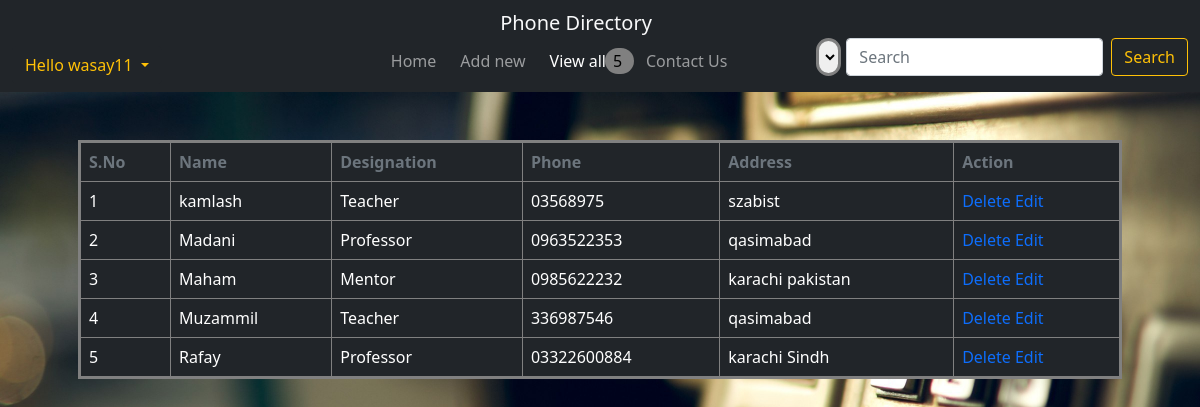
The page /view_user2.php (signed in) on the database its author committed.
### tables this page shows
CREATE TABLE `contactdetails` (
  `contact_id` int(11) NOT NULL COMMENT 'Primary Key',
  `contact_name` varchar(255) NOT NULL,
  `designation` varchar(255) NOT NULL,
  `phone` varchar(50) NOT NULL,
  `address` varchar(255) NOT NULL,
  `user_id` int(11) DEFAULT NULL
);

### view_user2.php (the view, shortened to what this page needs)
<html lang="en">
<head>
    <link href="https://cdn.jsdelivr.net/npm/bootstrap@5.0.2/dist/css/bootstrap.min.css" rel="stylesheet">
</head>
<?php
require_once 'db.php';
if (isset($_SESSION['loggedin']) && $_SESSION['loggedin'] == true) {
$id = $_SESSION['user_id'];
$query = "SELECT contact_id FROM contactdetails where user_id = $id";
    $result = mysqli_query($dbcon,$query);
    $row = @mysqli_num_rows($result);
}
else {
 echo ("<script LANGUAGE='JavaScript'>
    window.alert('you need to login first!');
    window.location.href='index.php';
    </script>");
  }
?>
<body style="background-image:url('image.jpg') ; background-position: center; background-size: cover;">
    <div class="container-fluid d-flex justify-content-center bg-dark">
        <a href="dashboard.php" class="navbar-brand text-light me-5 p-0 mt-2">Phone Directory</a>
    </div>
    <nav class="navbar navbar-expand-lg navbar-dark bg-dark p-0">
        <div class="container-fluid">
        <div class="dropdown">
          <button class="btn btn-dark text-warning dropdown-toggle" type="button" id="dropdownMenuButton1" data-bs-toggle="dropdown" aria-expanded="false">
            Hello <?php echo $_SESSION['username'];?>
          </button>
       </div>
          <div class="collapse navbar-collapse" id="navbarSupportedContent" style="margin-left: 140px;">
            <ul class="navbar-nav ms-auto me-auto mb-2 mb-lg-0">
              <li class="nav-item">
                <a class="nav-link " aria-current="page" href="dashboard.php">Home</a>
              </li>
              <li class="nav-item ms-2">
                <a class="nav-link" href="add_user.php">Add new</a>
              </li>
              <li class="nav-item ms-2">
                <a class="nav-link active" href="view_user2.php">View all</a><?php echo '<p style="background: grey; float: right; margin-top: -33px; width: 40%; border-radius: 25px; color: black; padding: 1px 8px; border: none; margin-right: -20px;">'.$row.'</p>' ;?>
              </li>
              <li class="nav-item ms-4">
                <a class="nav-link" href="contact.php">Contact Us</a>
              </li>
            </ul>
            <form class="d-flex" action="search_contact.php" method="POST">
            <select style="width: 25px; border: 3px solid grey; margin-right: 5px; border-radius: 25px;" name="selectitem">
              <option></option>
              <option value="contact_id">ID</option>
            </select>
                <input class="form-control me-2" type="search" placeholder="Search" aria-label="Search" name="search_item">
                <input class="btn btn-outline-warning" type="submit" name="submit" value="Search">
              </form>
          </div>
        </div>
      </nav>
    <div class="container ms-auto me-auto p-5">
        <table class="table table-dark table-hover table-bordered" style="border: 3px solid grey;">
            <tr class="text-secondary">
                <th>S.No</th>
                <th>Name</th>
                <th>Designation</th>
                <th>Phone</th>
                <th>Address</th>
                <th>Action</th>
            </tr>
    <?php
   require_once 'db.php';
   $id = $_SESSION['user_id'];
   $count= 1;
   $query = "SELECT * FROM contactdetails where user_id = $id ORDER BY contact_name ";
    $result = mysqli_query($dbcon,$query);
     while($row = @mysqli_fetch_assoc($result)){?>
  <tr style="color: white;">
  <td><?php echo $count;?></td>
  <td><?php echo $row["contact_name"];?></td>
  <td><?php echo $row["designation"];?></td>
  <td><?php echo $row["phone"];?></td>
  <td><?php echo $row["address"];?></td>
  <td>
  <a href="delete.php?deleteid=<?php echo $row["contact_id"]; ?>" id="del" Onclick="return ConfirmDelete()" style="text-decoration: none;">Delete</a>
  <a href="edit.php?editid=<?php echo $row["contact_id"]; ?>" id="edt" style="text-decoration: none;">Edit</a>
  </td>
  </tr>
 <?php $count++;}?>
        </table>
    </div>
</body>
</html>

### rows shown on the page
contactdetails: contact_name "kamlash", designation "Teacher", phone "03568975", address "szabist"
contactdetails: contact_name "Madani", designation "Professor", phone "0963522353", address "qasimabad"
contactdetails: contact_name "Maham", designation "Mentor", phone "0985622232", address "karachi pakistan"
contactdetails: contact_name "Muzammil", designation "Teacher", phone "336987546", address "qasimabad"
contactdetails: contact_name "Rafay", designation "Professor", phone "03322600884", address "karachi Sindh"

### other values the page prints
$_SESSION['username'] "wasay11"
$row "5"
